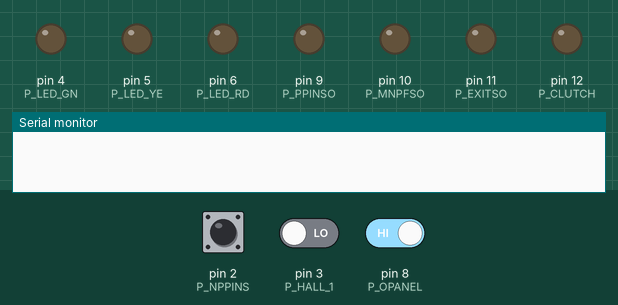
This sketch was run on a simulated Arduino Uno, built with avr-gcc and run on an emulated ATmega328P. Shown: output pins drawn as LEDs (lit = HIGH), the last lines printed to the serial monitor. The test bench sets the inputs (shaded band); at power-on: pin 8 (P_OPANEL) HIGH, pin 2 (P_NPPINS) LOW, pin 3 (P_HALL_1) LOW.

Above: at 1.2 s.
1.3 s: pin 8 (P_OPANEL) driven LOW
2.8 s: pin 2 (P_NPPINS) pulsed HIGH 2 times (0.12 s each, 0.3 s apart)
At 20.8 s:
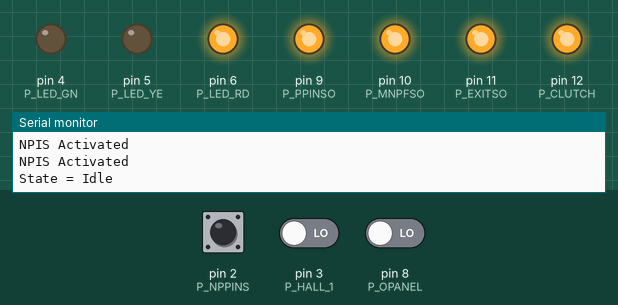
Timing chart, 0 to 21.5 s (numbered marks = the images above; inputs shaded):
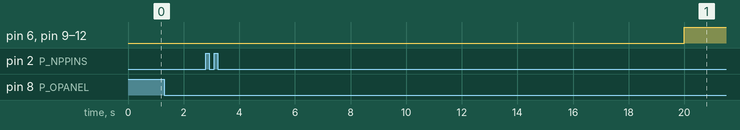

The sketch:

haxmark460_bb_timer.ino
```cpp
// Code by Vitor Barbosa, based on the haxmark project
/*
 * IMPORTANT:
 * Reflexive IR sensor is LOW when carrier is present
 * Break-beam IR sensor is HIGH when carrier is present
 * You will need to negate all the sensor read logic when switching sensor type
 *
 * Timings here will work for 1200dpi, the printer demo page is 300dpi by default, unless you've changed it before
 * Even the slightiest change in print quality settings may change timings, and the printer will emit a PAPER JAM error
 *
 * Printer sensors: They're mostly IR break-beam sensors with 3 wires:
 * Black->GND
 * White->sensor signal (go from 5V to 0V when connect to printer). It's an OPEN COLLECTOR output, so you will need a 10k pull-up to 5V if using just the sensor
 * Colored->Tied to 5V trough 190R resistor, goes to IR led anode
 *
 * Printer clutch: 2 wires(red and black)
 * The black wire goes from 24V to 0V when printer is pulling paper, this is also a collector output.
 * Use a diode for protection and a 5V pull-up, you may keep it connected to the printer
 */

/*Paper Jam Guide
 * 251.19-> took too long to activate PPIN after activating MPF
 * 201.02-> took too long to activate EXIT after activating PPIN
 */


// Printer settings
#define PRINTRES        1200            // Resolution, either 1200 or 2400 (dpi)

// All delay times are measured in milliseconds
#define T_HALL_L        6               // Hall sensor timeout. After this time
                                        // is elapsed without a pin change, the
                                        // motor is considered stopped

#define T_POWRON        20000            // Delay to allow printer to start up

// All delays in milliseconds

//Delays with respect to activation of PPIN, ie, PPIN falling edge
#define T_EXIT_L        1609//1607//1666//1609//830
#define T_PPIN_L        540//300//400//250//540 // Time to activate PPINSO, used without a second mark on the carrier
#define T_MNPF_H        2121//2129//2085//2121
#define T_PPIN_H        2756//2743//2715//2756
#define T_EXIT_H        4267//4397//4404//4267

//Delays with respect to activation of MPF, ie, MPF falling edge
//#define T_EXIT_L        2181//
//#define T_PPIN_L        300//540 Time to activate PPINSO, used without a second mark on the carrier
//#define T_MNPF_H        2698//
//#define T_PPIN_H        3327//
//#define T_EXIT_H        4991//


typedef enum
{
    PowerOnWait,                        // Power-on test state with all outputs
                                        // enabled

    Idle,                               // Waiting for print job

    PullPaper,                          // Printer asking for paper input

    PaperInside,                        // Paper inside, wait for second mark

    Transfer,                           // Toner transfer

    Exit                                // Finish print


} State_t;

#define P_LED_RD        6            // Red status LED
#define P_LED_YE        5            // Yellow status LED, motor running
#define P_LED_GN        4            // Green status LED
#define P_PPINSO        9            // Paper in sensor output
#define P_MNPFSO        10            // Manual paper feed sensor output
#define P_EXITSO        11            // Exit sensor output
#define P_CLUTCH        12            // Clutch control pin

#define P_OPANEL        8            // Operator panel. It's the blue wire on E460DN
                                        // CAUTION: Do not change (INT0 is used
                                       // for monitoring this input)!

#define P_CLUTCHINS     7            // Clutch input line, is low when printer pulls paper in
#define P_NPPINS        2            // New paper in sensor
#define P_HALL_1        3            // Hall sensor from motor

volatile uint32_t MillisecondCounter = 0;
volatile uint16_t HallSensorTimer = T_HALL_L;
volatile State_t State = PowerOnWait;
volatile uint8_t HallSensorBuffer = 0;

State_t lastState = PowerOnWait;

bool lastNPPINS = true;
bool lastPanel = true;

#define DEBUG true
volatile bool hallPulse = false;
volatile bool panelPulse = false;
volatile bool NPPINSPulse = false;


void setup() {
  if(DEBUG)
	Serial.begin(115200);

  pinMode(P_LED_GN, OUTPUT);
  pinMode(P_LED_YE, OUTPUT);
  pinMode(P_LED_RD, OUTPUT);

  pinMode(P_PPINSO,OUTPUT);
  pinMode(P_MNPFSO,OUTPUT);
  pinMode(P_EXITSO,OUTPUT);

  pinMode(P_CLUTCH,OUTPUT);

  pinMode(P_OPANEL, INPUT);
  pinMode(P_HALL_1, INPUT);
  pinMode(P_NPPINS, INPUT);
  pinMode(P_CLUTCHINS,INPUT);

  //attachInterrupt(digitalPinToInterrupt(P_OPANEL),ISRPanelSignal,FALLING);
  attachInterrupt(digitalPinToInterrupt(P_NPPINS),ISRNPPINS,FALLING); // FALLING for break beam ir sensor
  attachInterrupt(digitalPinToInterrupt(P_HALL_1),ISRHallSignal,CHANGE);

//// TIMER 0 ////

    // Enable CTC mode
    TCCR0A = (1 << WGM01);

    // Select clock F_CPU/64
    TCCR0B = (1 << CS01) | (1 << CS00);

    // Set the value that you want to count to
    // 1kHz interrupt frequency
    OCR0A = 0xF9; //249 for 16MHz or 124 for 8MHz

    // Enable OC0A interrupt
    TIMSK0 = (1 << OCIE0A);

    //Enable Interrupts
    sei();

    MillisecondCounter = 0;
    State = PowerOnWait;

}

//Called every 1ms
ISR(TIMER0_COMPA_vect)
{
    MillisecondCounter++;
    if(MillisecondCounter == 0)
    {
        MillisecondCounter = UINT32_MAX;
    }

    if(State != PowerOnWait)
    {
        HallSensorTimer++;
        if(HallSensorTimer == 0)
        {
            HallSensorTimer = UINT16_MAX;
        }
//        if(HallSensorTimer < T_HALL_L)
//            digitalWrite(P_LED_YE,HIGH);
//        else
//            digitalWrite(P_LED_YE,LOW);

    }
}

// External interrupt. Triggered by control panel
void ISRPanelSignal(){
	panelPulse = true;
    // Just reset everything
    //if(State == PullPaper || State == ClutchDelay)
    if(State != PowerOnWait)
    {
        State = Idle;
    }
}

// External interrupt. Triggered by hall sensor
void ISRHallSignal(){
    HallSensorTimer = 0;
	hallPulse = true;
}


// External interrupt. Triggered by NPPINS
void ISRNPPINS(){
  if(State == PullPaper){
    digitalWrite(P_MNPFSO,LOW);
    State = PaperInside;
    MillisecondCounter = 0;
  }

    //Comment this if using time emulation without a second mark
//  else if(State == PaperInside){
//    digitalWrite(P_PPINSO,LOW);
//    State = Transfer;
//    MillisecondCounter = 0;
//  }

  NPPINSPulse = true;

}

void loop() {
  // put your main code here, to run repeatedly:
 switch(State)
        {
            case PowerOnWait:
                // Does nothing.
                // Waits for the initialization of the printer to complete
                if(MillisecondCounter >= T_POWRON)
                {
                    State = Idle;
                    if(DEBUG) Serial.println("State = Idle");
                }
                break;
            case Idle:
                // Activate clutch and reset all sensor output just in case
                // something has gone mucus
                digitalWrite(P_PPINSO,HIGH);
                digitalWrite(P_MNPFSO,HIGH);
                digitalWrite(P_EXITSO,HIGH);
                digitalWrite(P_LED_RD,HIGH);
                digitalWrite(P_CLUTCH,HIGH);
                //digitalWrite(P_LED_GN,LOW);


                // Check if motor is running, new paper in sensor is blocked by carrier and printer is requesting paper
                if(HallSensorTimer < T_HALL_L && digitalRead(P_NPPINS) && !digitalRead(P_CLUTCHINS))
                {
                    // Unblock carrier
                    digitalWrite(P_CLUTCH,LOW);
                    //digitalWrite(P_LED_GN,HIGH);
                    //digitalWrite(P_LED_RD,LOW);

                    State = PullPaper;
                    //MillisecondCounter = 0;
                    if(DEBUG) Serial.println("State = PullPaper");
                }
                break;
              case PullPaper:

              //Comment this if using interrupts
//              if(digitalRead(P_NPPINS)){
//              digitalWrite(P_MNPFSO,LOW);
//              State = PaperInside;
//              MillisecondCounter = 0;
//              delay(200);
//              }

              break;

              case PaperInside:
                if(State!=lastState){
                  if(DEBUG) Serial.println("State = PaperInside");
                  lastState = State;
                }

              //Comment this if using interrupts or time emulation
//                if(digitalRead(P_NPPINS)){
//                   digitalWrite(P_PPINSO,LOW);
//                   State = Transfer;
//                  MillisecondCounter = 0;
//                  }

                // Emulate PPINS here with timing if needed
                if(MillisecondCounter >= T_PPIN_L){
                  digitalWrite(P_PPINSO,LOW);
                  State = Transfer;
                  MillisecondCounter = 0; //Zero counter if couting times wrt PPINS fall
                 if(DEBUG) Serial.println("State = Transfer");
                }

              break;

              case Transfer:
                if(State!=lastState){
                  if(DEBUG) Serial.println("State = Transfer");
                  lastState = State;
                }
                if(MillisecondCounter >= T_EXIT_L){
                  digitalWrite(P_EXITSO,LOW);
                  State = Exit;
                  if(DEBUG) Serial.println("State = Exit");
                }

              break;

            case Exit:
                if(MillisecondCounter >= T_MNPF_H)
                  digitalWrite(P_MNPFSO,HIGH);
                if(MillisecondCounter >= T_PPIN_H)
                  digitalWrite(P_PPINSO,HIGH);
                if(MillisecondCounter >= T_EXIT_H)
                {
                    // Deactivate exit sensor output
                    digitalWrite(P_EXITSO,HIGH);

                    MillisecondCounter = 0;
                    State = Idle;
                    if(DEBUG) Serial.println("State = Idle");
                }
                break;
        }

        if(DEBUG){
    //Serial.print("t: ");
    //Serial.print(MillisecondCounter);
    if(hallPulse){
    //Serial.print("\t hall");
    hallPulse=false;
    }
    bool x = digitalRead(P_OPANEL);
    if(x!=lastPanel){
      if(x) Serial.print("\t panel 1\n");
      else Serial.print("\t panel 0\n");
    }
    if(NPPINSPulse){
    Serial.println("NPIS Activated");
    NPPINSPulse = false;
    }

   lastPanel = x;
  if(panelPulse) panelPulse = false;
  }

}
```
